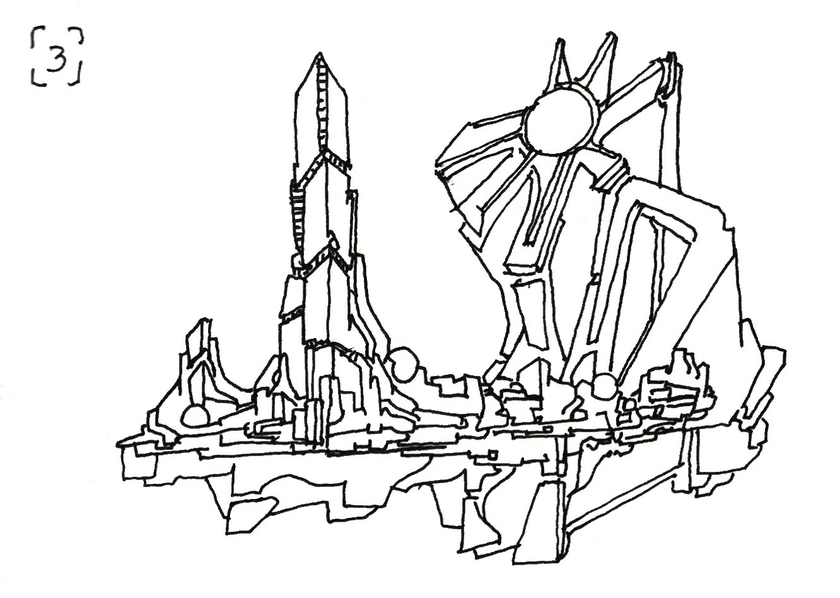
#> input picture collections/1-select_towers/images/1.png, 840 x 598 px, shrunk from 1332 x 948 before the run
$ python clean_tower.py
#> lines starting #> are read from the running program, lines starting #| are printed output that depends on the picture
from PIL import Image

def clean_and_center_image(image_path, output_path, threshold=240):
    # Load the image
#> called with threshold = 240
    image = Image.open(image_path)
#> image is the input picture: PIL image 840x598 RGB; mean R, G, B 231.4, 231.3, 231

    # Convert image to grayscale for thresholding
    gray_image = image.convert('L')

    # Apply the threshold to normalize the white background
    white_normalized_image = gray_image.point(lambda x: 255 if x > threshold else x)

    # Convert back to RGB
    white_normalized_image = white_normalized_image.convert('RGB')
#> white_normalized_image: PIL image 840x598 RGB

    # Get the current size of the image
    current_width, current_height = white_normalized_image.size
#> current_width = 840; current_height = 598

    # Determine the size of the new square canvas
    new_dimension = max(current_width, current_height)
#> new_dimension = 840

    # Create a new white square image
    square_canvas = Image.new('RGB', (new_dimension, new_dimension), (255, 255, 255))
#> square_canvas: PIL image 840x840 RGB; every value is 255

    # Calculate the position to paste the drawing on the square canvas
    left = (new_dimension - current_width) // 2
#> left = 0
    top = (new_dimension - current_height) // 2
#> top = 121

    # Paste the image onto the square canvas
    square_canvas.paste(white_normalized_image, (left, top))
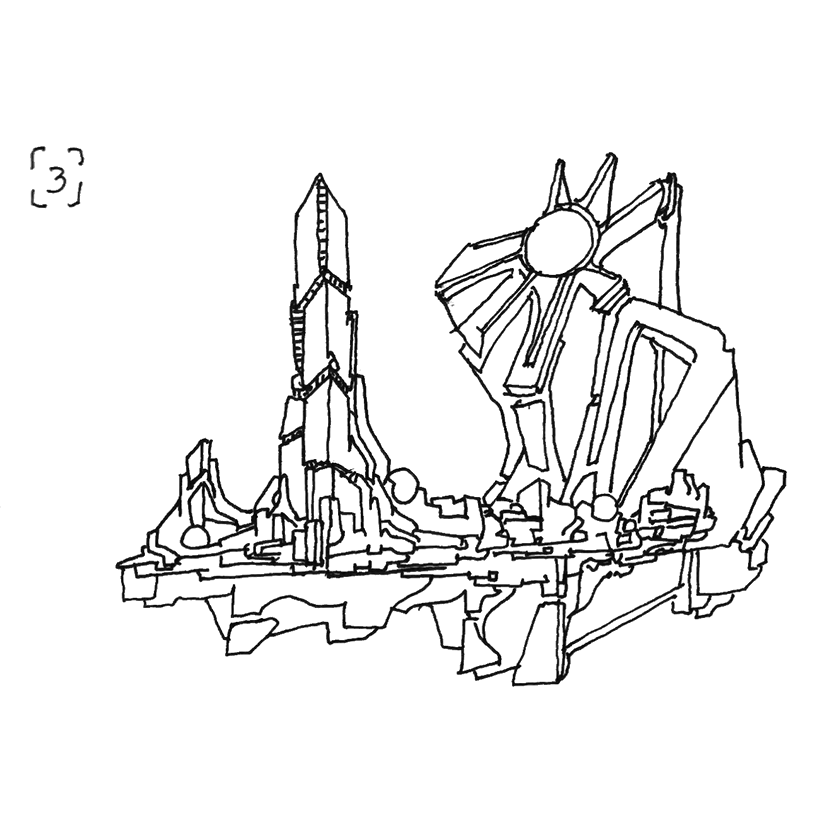
#> square_canvas: PIL image 840x840 RGB; min 0, max 255, mean 238.4

    # Save the final cleaned and centered image
    square_canvas.save(output_path)

# Example usage:
image_path = '../collections/1-select_towers/images/1.png'  # Replace with your image path
output_path = '../collections/1-select_towers/cleaned_images/1.png'  # Replace with your desired output path
clean_and_center_image(image_path, output_path)

$ run again, with collections/1-select_towers/images/10.png copied over collections/1-select_towers/images/1.png
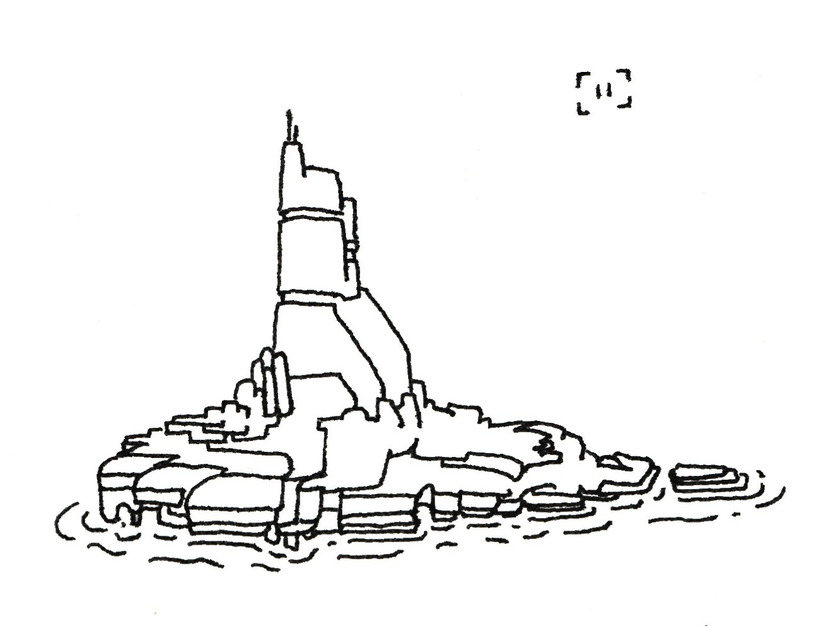
#> input picture collections/1-select_towers/images/10.png, 816 x 626 px, shrunk from 1294 x 992 before the run
#> in clean_and_center_image, image is the input picture: PIL image 816x626 RGB; mean R, G, B 241.2, 241.1, 240.9
#> in clean_and_center_image, `square_canvas.paste(white_normalized_image, (left, top))`:
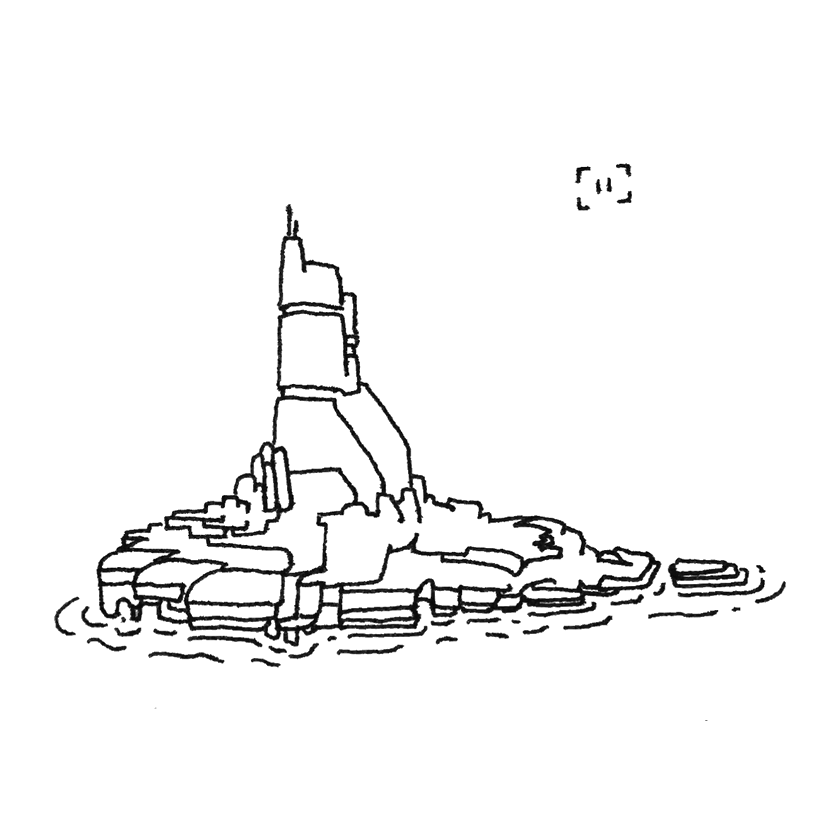
#> square_canvas: PIL image 816x816 RGB; min 0, max 255, mean 244.5

$ run again, with collections/1-select_towers/images/11.png copied over collections/1-select_towers/images/1.png
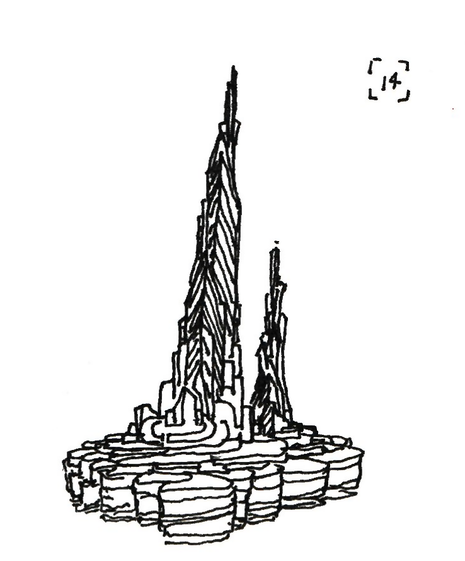
#> input picture collections/1-select_towers/images/11.png, 465 x 561 px, shrunk from 738 x 889 before the run
#> in clean_and_center_image, image is the input picture: PIL image 465x561 RGB; mean R, G, B 231.1, 231.1, 230.8
#> in clean_and_center_image, `square_canvas.paste(white_normalized_image, (left, top))`:
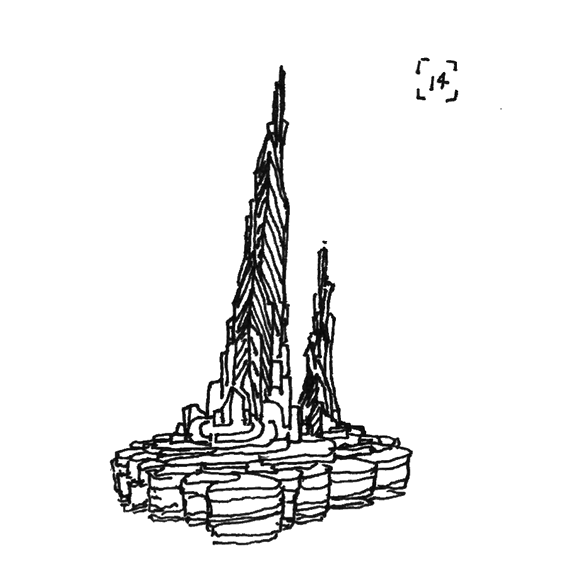
#> square_canvas: PIL image 561x561 RGB; min 0, max 255, mean 235.3

$ run again, with collections/1-select_towers/images/12.png copied over collections/1-select_towers/images/1.png
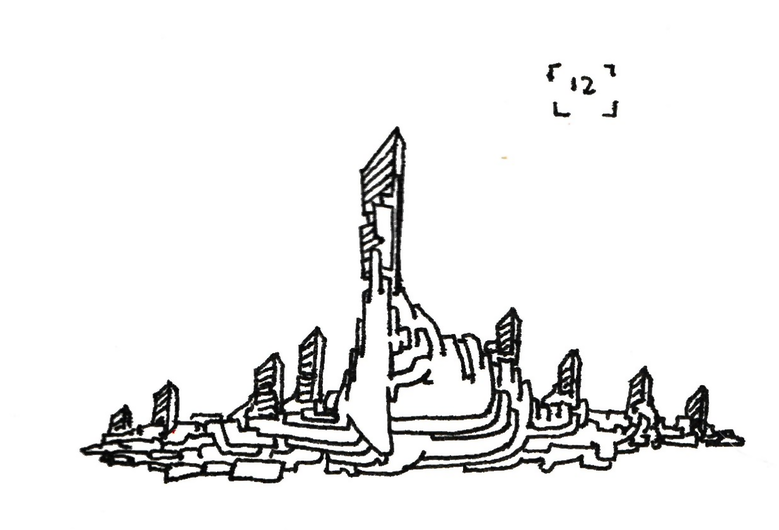
#> input picture collections/1-select_towers/images/12.png, 779 x 530 px, shrunk from 1235 x 841 before the run
#> in clean_and_center_image, image is the input picture: PIL image 779x530 RGB; mean R, G, B 236.4, 236.3, 236.2
#> in clean_and_center_image, `square_canvas.paste(white_normalized_image, (left, top))`:
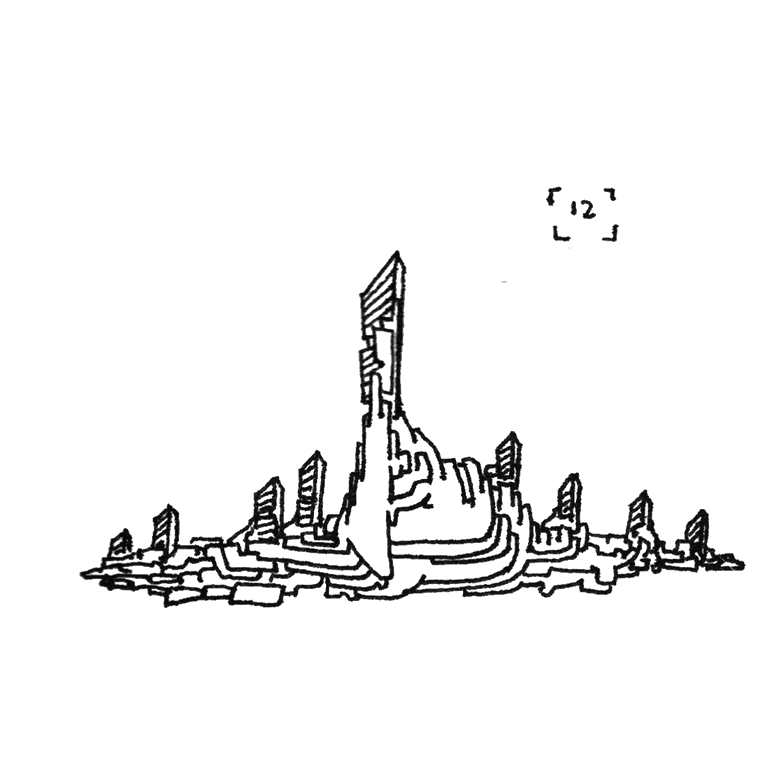
#> square_canvas: PIL image 779x779 RGB; min 0, max 255, mean 242.4
